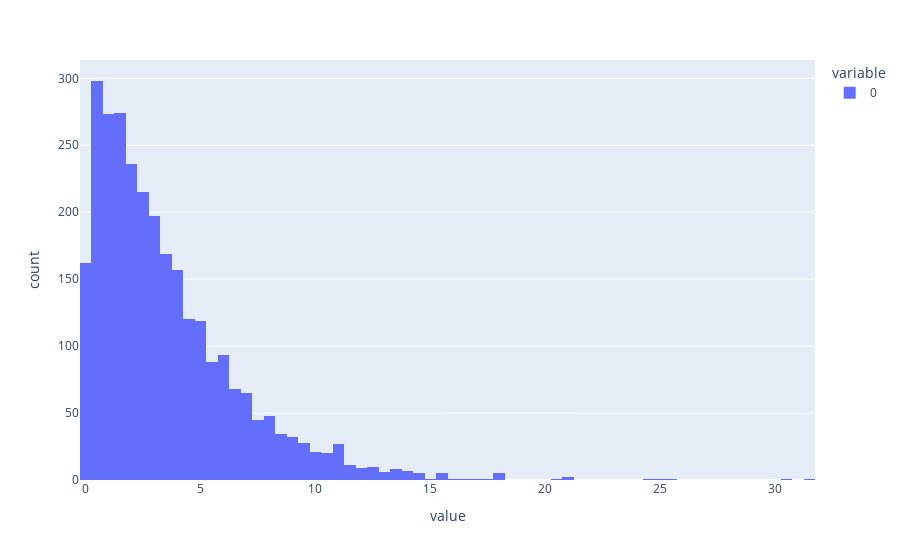

This figure's notebook cell:
### Code cell
clusters_once, centroids_once = kmeans1d.cluster(angles, 20)
# print(clusters_once)
# print(centroids_once)

cent_dict = {}
for i in range(len(centroids_once)):
    cent_dict.update({i: centroids_once[i]})
# print(cent_dict)


# print(df_total)    
df_total['angle_cluster'] = clusters_once
clf = RandomForestClassifier(n_jobs=2, random_state=0, n_estimators=100)
y = df_total.angle_cluster
features = ['Thigh X Gravity Vector', 'Thigh Y Gravity Vector', 'Thigh Z Gravity Vector', 
            'Thigh X Gyroscope Vector', 'Thigh Y Gyroscope Vector', 'Thigh Z Gyroscope Vector',
            'Thigh X Linear Acceleration Vector', 'Thigh Y Linear Acceleration Vector', 'Thigh Z Linear Acceleration Vector',
            'Thigh X Angular Acceleration', 'Thigh Y Angular Acceleration', 'Thigh Z Angular Acceleration', 'Weight', 'Height',
            'Floor to Shank IMU', 'Floor to Knee', 'Floor to Hip', 'Knee to Hip IMU']
features_full = ['Thigh X Gravity Vector', 'Thigh Y Gravity Vector', 'Thigh Z Gravity Vector', 
            'Thigh X Gyroscope Vector', 'Thigh Y Gyroscope Vector', 'Thigh Z Gyroscope Vector',
            'Thigh X Linear Acceleration Vector', 'Thigh Y Linear Acceleration Vector', 'Thigh Z Linear Acceleration Vector',
            'Thigh X Angular Acceleration', 'Thigh Y Angular Acceleration', 'Thigh Z Angular Acceleration', 'Weight', 'Height',
            'Floor to Shank IMU', 'Floor to Knee', 'Floor to Hip', 'Knee to Hip IMU', 'PredictedKneeAngle']
X = df_total[features_full]


train_X, val_X, train_y, val_y = train_test_split(X, y, random_state=1, test_size=0.25)
train_X = train_X[features]
val_y_converted = val_X['PredictedKneeAngle']
val_X = val_X[features]
clf.fit(train_X, train_y)
predicted_list = []
# print(val_X)
# print(clf.predict(val_X))
# print(val_X.iloc[[0]])
# print(clf.predict(val_X.iloc[[0]]))
keys_list = clf.predict(val_X)
for i in keys_list:
#     print(i)
#     print(clf.predict(i))
    predicted_list.append(cent_dict[i])

# print(predicted_list)

mae_val = mean_absolute_error(predicted_list, val_y_converted)
error = []
for i in range(len(predicted_list)):
    error.append(abs(predicted_list[i] - list(val_y_converted)[i]))
# print(error)
print(min(error))
print(max(error))
import statistics
print(statistics.stdev(error))
# print(statistics.mean(error))
# print(error)

print("Validation MAE for Random Forest Model: {}".format(mae_val))

import plotly.express as px
df_test = px.data.tips()
fig = px.histogram(error)
fig.show()
# print(df_test)

### Figure 1 — Plotly figure (JSON) as saved in the notebook; plotly's stock layout.template omitted (floating-point values rounded to 4 significant figures; data arrays with more than 128 entries replaced by an {"elided": "..."} marker saying what was removed)
{"data": [{"alignmentgroup": "True", "bingroup": "x", "hovertemplate": "variable=0<br>value=%{x}<br>count=%{y}<extra></extra>", "legendgroup": "0", "marker": {"color": "#636efa"}, "name": "0", "offsetgroup": "0", "orientation": "v", "showlegend": true, "type": "histogram", "x": {"elided": "2868 float values"}, "xaxis": "x", "yaxis": "y"}], "layout": {"barmode": "relative", "legend": {"title": {"text": "variable"}, "tracegroupgap": 0}, "margin": {"t": 60}, "xaxis": {"anchor": "y", "domain": [0, 1], "title": {"text": "value"}}, "yaxis": {"anchor": "x", "domain": [0, 1], "title": {"text": "count"}}}}
